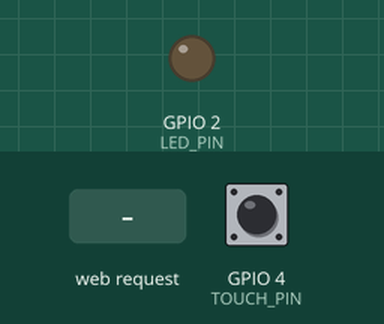
Recording of a sketch running on a simulated ESP32. Parts: output pins drawn as LEDs (lit = HIGH). Dashed ring = blinking. The test bench sets the inputs (shaded band); at power-on: GPIO 4 (TOUCH_PIN) HIGH. What the sketch prints to the serial monitor is not drawn.

Above: at 1.2 s.
1.3 s: HTTP request GET /arm received
At 1.45 s:
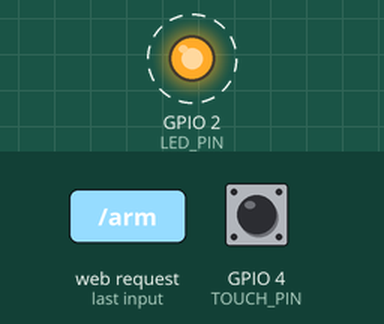
4.3 s: HTTP request GET /disarm received
At 5.4 s:
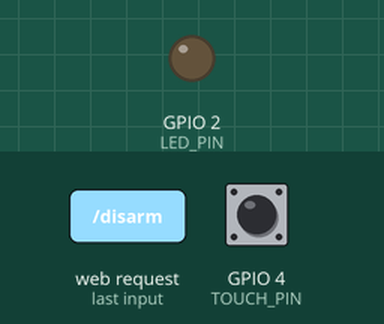
Timing chart, 0 to 7.3 s (numbered marks = the images above; inputs shaded):
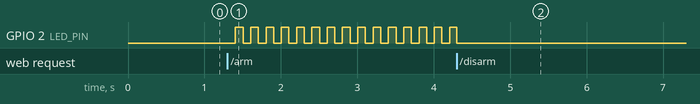

Measured:
- after the input at 1.3 s, GPIO 2 (LED_PIN): alternates HIGH for 0.10 s and LOW for 0.10 s, starting after 0.11 s
- after the input at 4.3 s, GPIO 2 (LED_PIN): goes on until 4.3 s, then stays LOW

The sketch:

alarm.ino
```cpp
#include <WiFi.h>
#include <WebServer.h>

// ==================== 硬件定义 ====================
#define TOUCH_PIN T0        // 触摸引脚 (GPIO4)
#define LED_PIN   2         // LED 引脚 (GPIO2)
#define TOUCH_THRESHOLD 500  // 触摸阈值（根据实际环境微调）

// ==================== AP 热点配置 ====================
const char* ap_ssid = "ESP32_Alarm";      // 热点名称
const char* ap_password = "12345678";     // 热点密码（至少8位）

WebServer server(80);

// ==================== 状态变量 ====================
bool armed = false;
bool alarmActive = false;

unsigned long lastBlinkTime = 0;
const int blinkInterval = 100;
bool ledState = LOW;

// ==================== 网页生成 ====================
String makePage() {
  String statusText;
  if (alarmActive) {
    statusText = "<span style='color:red; font-weight:bold;'>⚠ 报警中！</span>";
  } else if (armed) {
    statusText = "<span style='color:green;'>● 布防中（待触发）</span>";
  } else {
    statusText = "<span style='color:gray;'>○ 未布防</span>";
  }

  String html = R"rawliteral(
<!DOCTYPE html>
<html lang="zh-CN">
<head>
  <meta charset="UTF-8">
  <meta name="viewport" content="width=device-width, initial-scale=1.0">
  <title>安防报警器</title>
  <style>
    body { font-family: Arial; text-align: center; margin-top: 80px; }
    .status { font-size: 28px; margin-bottom: 30px; }
    button {
      font-size: 20px; padding: 12px 30px; margin: 10px;
      border: none; border-radius: 8px; cursor: pointer;
    }
    .arm-btn { background-color: #4CAF50; color: white; }
    .disarm-btn { background-color: #f44336; color: white; }
  </style>
</head>
<body>
  <h1>物联网安防报警器</h1>
  <div class="status">)rawliteral" + statusText + R"rawliteral(</div>
  <div>
    <button class="arm-btn" onclick="sendCmd('/arm')">布 防</button>
    <button class="disarm-btn" onclick="sendCmd('/disarm')">撤 防</button>
  </div>
  <p style="margin-top:40px; color:#666;">布防后触摸感应区触发报警，撤防解除</p>
  <script>
    function sendCmd(url) {
      fetch(url)
        .then(response => {
          if (response.ok) {
            location.reload();
          } else {
            console.error('请求失败');
          }
        })
        .catch(error => console.error('网络错误:', error));
    }
  </script>
</body>
</html>
)rawliteral";
  return html;
}

// ==================== 路由处理 ====================
void handleRoot() {
  server.send(200, "text/html; charset=UTF-8", makePage());
}

void handleArm() {
  Serial.println(">>> 收到布防请求");
  armed = true;
  alarmActive = false;
  digitalWrite(LED_PIN, LOW);
  ledState = LOW;
  server.send(200, "text/plain", "ARMED");
}

void handleDisarm() {
  Serial.println(">>> 收到撤防请求");
  armed = false;
  alarmActive = false;
  digitalWrite(LED_PIN, LOW);
  ledState = LOW;
  server.send(200, "text/plain", "DISARMED");
}

void handleNotFound() {
  server.send(404, "text/plain", "Not Found");
}

// ==================== 触摸检测 ====================
void checkTouch() {
  if (!armed || alarmActive) return;

  int touchValue = touchRead(TOUCH_PIN);
  if (touchValue < TOUCH_THRESHOLD) {
    delay(5);
    if (touchRead(TOUCH_PIN) < TOUCH_THRESHOLD) {
      Serial.println("!!! 触摸触发报警 !!!");
      alarmActive = true;
      lastBlinkTime = millis();
      ledState = LOW;
      digitalWrite(LED_PIN, ledState);
    }
  }
}

// ==================== LED 报警闪烁 (非阻塞) ====================
void updateAlarmLED() {
  if (!alarmActive) return;

  if (millis() - lastBlinkTime >= blinkInterval) {
    lastBlinkTime = millis();
    ledState = !ledState;
    digitalWrite(LED_PIN, ledState);
  }
}

// ==================== 初始化 ====================
void setup() {
  Serial.begin(115200);
  pinMode(LED_PIN, OUTPUT);
  digitalWrite(LED_PIN, LOW);

  // ----- 修改为 AP 模式，ESP32 自己作为热点 -----
  WiFi.mode(WIFI_AP);                      // 设置为 AP 模式
  WiFi.softAP(ap_ssid, ap_password);      // 创建热点
  IPAddress myIP = WiFi.softAPIP();        // 获取本机 IP（通常为 192.168.4.1）
  Serial.print("热点已创建，名称：");
  Serial.println(ap_ssid);
  Serial.print("访问地址: http://");
  Serial.println(myIP);

  server.on("/", handleRoot);
  server.on("/arm", handleArm);
  server.on("/disarm", handleDisarm);
  server.onNotFound(handleNotFound);
  server.begin();

  Serial.println("安防主机已就绪");
}

void loop() {
  server.handleClient();
  checkTouch();
  updateAlarmLED();
}
```
